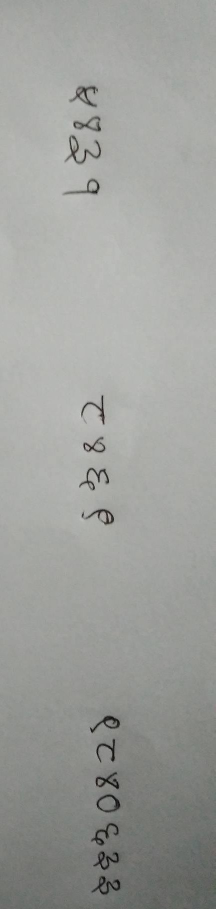
#> input picture templates/images/1.jpg, 431 x 1818 px, found by its file name (shown at 1/2 size)
$ python -i normalizedata.py   (imports and definitions only)   (older library calls are emulated)
#> lines starting #> are read from the running program, lines starting #| are printed output that depends on the picture
from scipy.misc import imread
import numpy as np
import pandas as pd
import os
import cv2;
from os.path import join, dirname, realpath

UPLOAD_FOLDER = join(dirname(realpath(__file__)),'templates/images/')
UPLOAD_FOLDERC = join(dirname(realpath(__file__)),'templates/mulsegimages/')

def mycam_to_gray(filename):


    img = cv2.imread(UPLOAD_FOLDER+filename)
    im = cv2.cvtColor(img, cv2.COLOR_BGR2GRAY)

    myResult = cv2.inRange(im, 0, 100)

    cv2.imwrite(str(UPLOAD_FOLDER)+"thres_image.png", myResult);
    # [10 lines of commented-out code are left out]


def gray_to_csv(rec_file):
#> called with rec_file = 'templates/images/1.jpg'
    img = imread(UPLOAD_FOLDERC+rec_file,0)
#> img is the input picture: shape (1818, 431, 3); mean R, G, B 158.3, 159.7, 156.3
    imgr = cv2.resize(img, (28, 28), interpolation=cv2.INTER_AREA)
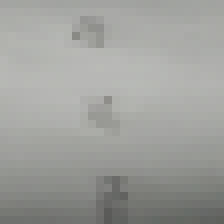
#> imgr: shape (28, 28, 3) (shown 8 times larger); mean R, G, B 158.3, 159.6, 156.3
    im = cv2.cvtColor(imgr, cv2.COLOR_BGR2GRAY)
    cv2.imwrite(UPLOAD_FOLDERC+"resized.png",im)
    # cv2.imshow("image",im)


    row, col = im.shape[:2]
#> row = 28; col = 28
    bottom = im[row - 2:row, 0:col]
    bordersize = 2
    border = cv2.copyMakeBorder(im, top=bordersize, bottom=bordersize, left=bordersize, right=bordersize,
                                borderType=cv2.BORDER_CONSTANT, value=[0, 0, 0])
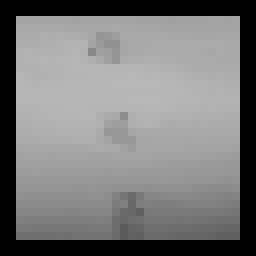
#> border: shape (32, 32) (shown 8 times larger); min 0, max 184, mean 121.4
    cv2.imwrite(str(UPLOAD_FOLDERC)+'border.png',border)


    value = border.flatten()
#> value = 1024 values, max 184 at index 304, min 0 at index 0, mean 121.4
    new_name = rec_file.split('.')
    df = pd.DataFrame(value).T
#> df = table of 1 rows and 1024 columns
    df = df.sample(frac=1)  # shuffle the dataset
    with open(str(UPLOAD_FOLDERC)+new_name[0]+'.csv', 'a') as dataset:
        df.to_csv(dataset, header=False, index=False)
    return new_name[0]+'.csv'

>>> result = gray_to_csv('templates/images/1.jpg')
